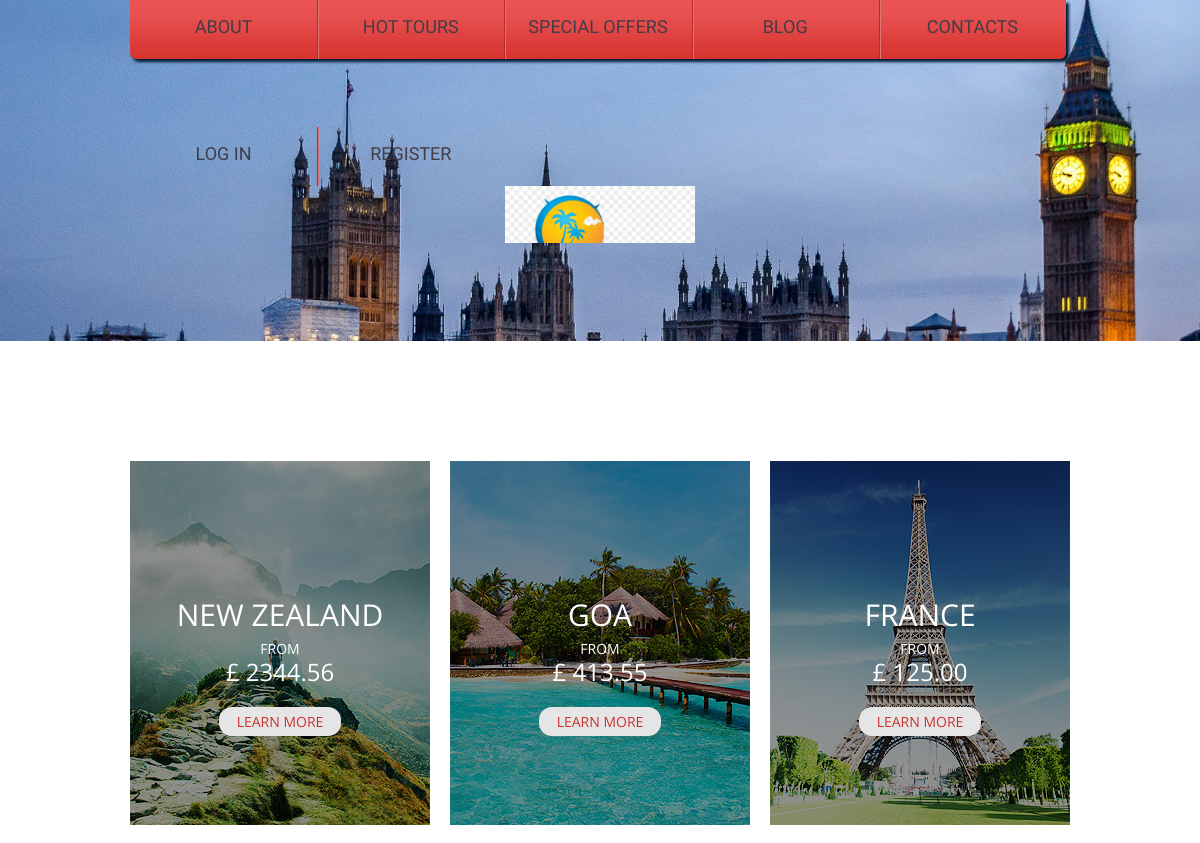
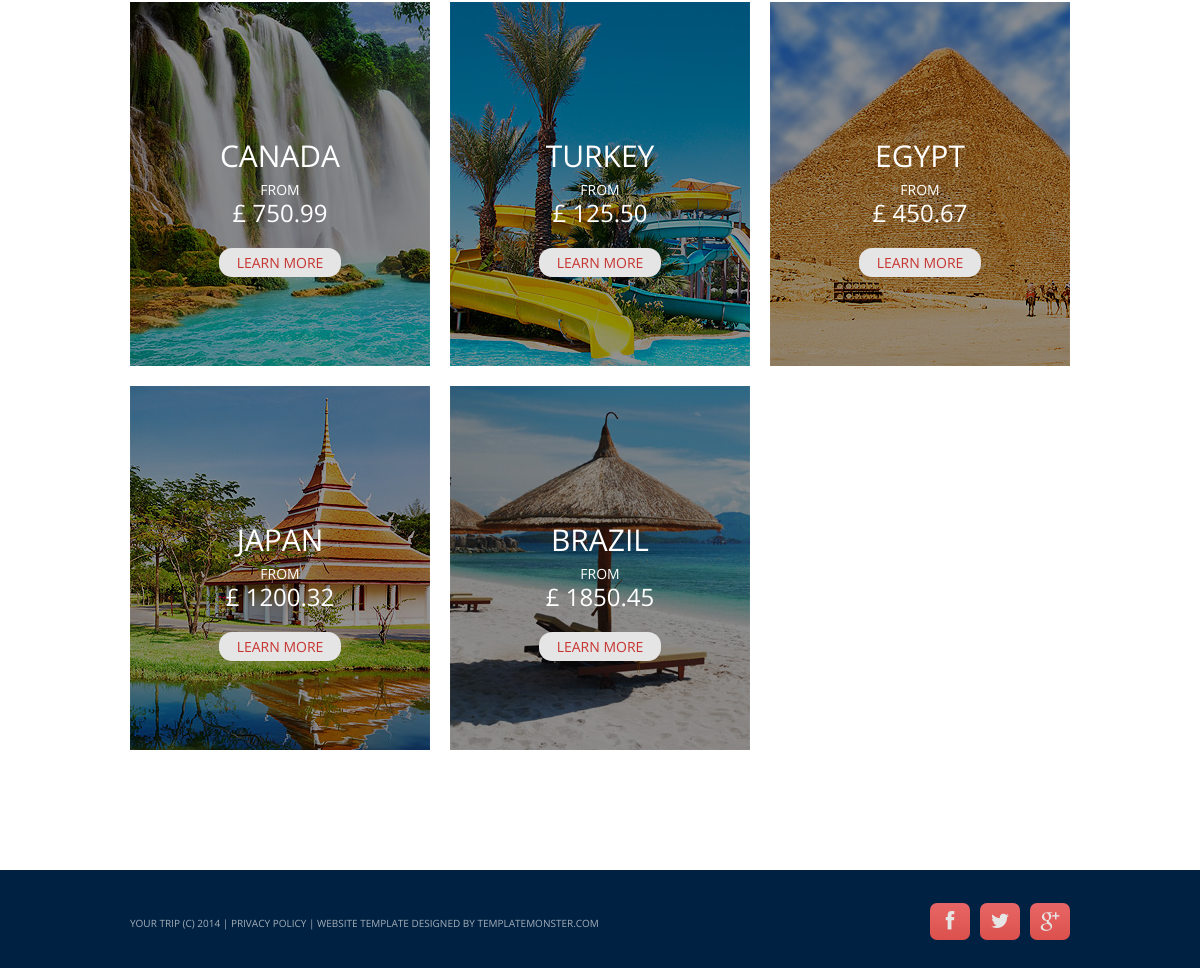
Page /tours on the committed database (2 pictures, top to bottom).
### travel/models.py (models this page shows, shortened)
class Country(models.Model):
    holiday = models.ForeignKey(Blog, on_delete=models.CASCADE, related_name="holiday")
    country = models.CharField(max_length=150)
    categories = models.CharField(max_length=100)
    class Meta:
        ordering = ['country']

class Blog(models.Model):
    title = models.CharField(max_length=150)
    user = models.ForeignKey(User, on_delete=models.CASCADE, related_name="autor")
    date = models.DateField(auto_now=True)
    text = models.TextField(max_length=1000)
    price = models.DecimalField(max_digits=10, decimal_places=2)
    from_date = models.DateField(auto_now=False)
    to_date = models.DateField(auto_now=False)
    image = models.URLField(max_length=300, blank = True)

### travel/views.py (the view)
# urls.py: path("tours", views.hot_tours, name="hot_tours"),
def hot_tours(request):
    coun = Country.objects.all()
    return render(request, "travel/tours.html",{
        "coun": coun
    })

### travel/templates/travel/tours.html (shortened to what this page needs)
{% extends "travel/base.html" %}
{% block body %}
		<div class="content"><div class="ic"></div>
			<div class="container_12">
				<div class="banners">
					<div class="grid_4">
						<div class="banner">
							<img src="static/images/page2_img1.jpg" alt="">
							<div class="label">
								{% for c in coun %}
								{% if c.country == "New Zealand" %}
								<div class="title">NEW ZEALAND</div>
								<div class="price">from<span>£ {{c.holiday.price}}</span></div>
										<a href="{% url 'country' c.id %}">LEARN MORE</a>
									{% endif %}
								{% endfor %}
							</div>
						</div>
					</div>
					<div class="grid_4">
						<div class="banner">
							<img src="static/images/page2_img2.jpg" alt="">
							<div class="label">
								{% for c in coun %}
								{% if c.country == "India" %}
								<div class="title">GOA</div>
								<div class="price">from<span>£ {{c.holiday.price}}</span></div>
										<a href="{% url 'country' c.id %}">LEARN MORE</a>
									{% endif %}
								{% endfor %}
							</div>
						</div>
					</div>
					<div class="grid_4">
						<div class="banner">
							<img src="static/images/page2_img3.jpg" alt="">
							<div class="label">
								{% for c in coun %}
								{% if c.country == "France" %}
								<div class="title">FRANCE</div>
								<div class="price">from<span>£ {{c.holiday.price}}</span></div>
										<a href="{% url 'country' c.id %}">LEARN MORE</a>
									{% endif %}
								{% endfor %}
							</div>
						</div>
					</div>
					<div class="grid_4">
						<div class="banner">
							<img src="static/images/page2_img4.jpg" alt="">
							<div class="label">
								{% for c in coun %}
								{% if c.country == "Canada" %}
								<div class="title">CANADA</div>
								<div class="price">from<span>£ {{c.holiday.price}}</span></div>
										<a href="{% url 'country' c.id %}">LEARN MORE</a>
									{% endif %}
								{% endfor %}
							</div>
						</div>
					</div>
					<div class="grid_4">
						<div class="banner">
							<img src="static/images/page2_img5.jpg" alt="">
							<div class="label">
								{% for c in coun %}
								{% if c.country == "Turkey" %}
								<div class="title">TURKEY</div>
								<div class="price">from<span>£ {{c.holiday.price}}</span></div>
									<a href="{% url 'country' c.id %}">LEARN MORE</a>
									{% endif %}
								{% endfor %}
							</div>
						</div>
					</div>
					<div class="grid_4">
						<div class="banner">
							<img src="static/images/page2_img6.jpg" alt="">
							<div class="label">
								{% for c in coun %}
								{% if c.country == "Egypt" %}
								<div class="title">EGYPT</div>
								<div class="price">from<span>£ {{c.holiday.price}}</span></div>
										<a href="{% url 'country' c.id %}">LEARN MORE</a>
									{% endif %}
								{% endfor %}
							</div>
						</div>
					</div>
					<div class="grid_4">
						<div class="banner">
							<img src="static/images/page2_img7.jpg" alt="">
							<div class="label">
								{% for c in coun %}
								{% if c.country == "Japan" %}
								<div class="title">JAPAN</div>
								<div class="price">from<span>£ {{c.holiday.price}}</span></div>
										<a href="{% url 'country' c.id %}">LEARN MORE</a>
									{% endif %}
								{% endfor %}
							</div>
						</div>
					</div>
					<div class="grid_4">
						<div class="banner">
							<img src="static/images/page2_img8.jpg" alt="">
							<div class="label">
								{% for c in coun %}
								{% if c.country == "Brazil" %}
								<div class="title">BRAZIL</div>
								<div class="price">from<span>£ {{c.holiday.price}}</span></div>
									<a href="{% url 'country' c.id %}">LEARN MORE</a>
								{% endif %}
							{% endfor %}
							</div>
						</div>
					</div>
				</div>
			</div>
		</div>
{% endblock %}

### travel/static/css/style.css (style rules this page uses)
html { width: 100%; }
* { -webkit-text-size-adjust: none; }
body { position: relative; min-width: 960px; background-color: #002141; color: #737272; font: 14px/20px 'Open Sans', sans-serif; }
img { max-width: 100%; }
a { text-decoration: none; color: inherit; outline: none; transition: 0.5s ease; -o-transition: 0.5s ease; -webkit-transition: 0.5s ease; }
.content { background-color: #fff; padding-bottom: 120px; }
.banner { top: -45px; position: relative; }
.banner .label { color: #fff; position: absolute; text-align: center; left: 0; top: 50%; margin-top: -38px; right: 0; text-transform: uppercase; }
.banner .label .title { font-size: 30px; margin-bottom: 14px; text-transform: uppercase; }
.banner .label .price span { display: block; font-size: 24px; padding-top: 3px; }
.banner a { font-size: 14px; line-height: 20px; color: #c73430; text-transform: uppercase; display: inline-block; background-color: #e5e5e5; padding: 5px 18px 4px; margin-top: 25px; border-radius: 13px; }
.banners { overflow: hidden; padding-top: 100px; }
.banners .banner { top: 0; margin-top: 20px; }

### travel/static/css/skeleton.css (style rules this page uses)
.container_12 { position: relative; width: 960px; margin: 0 auto; padding: 0; }
.grid_1, .grid_2, .grid_3, .grid_4, .grid_5, .grid_6, .grid_7, .grid_8, .grid_9, .grid_10, .grid_11, .grid_12 { float: left; display: inline; margin-left: 10px; margin-right: 10px; }
.container_12 .grid_4 { width: 300px; }
.container_12:after { content: "\0020"; display: block; height: 0; clear: both; visibility: hidden; }

### rows in the picture
Country: holiday.price "2344.56"
Country: holiday.price "413.55"
Country: holiday.price "125.00"
Country: holiday.price "750.99"
Country: holiday.price "125.50"
Country: holiday.price "450.67"
Country: holiday.price "1200.32"
Country: holiday.price "1850.45"
